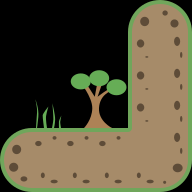

A level layout from a 2D game, rendered from its tile map. Below: a short description, then the map file with tile-grid data replaced by summaries:
An orthogonal 6x6 tile map with 32x32 px tiles, 2 tile layers (ground, deco).

<map version="1.0" orientation="orthogonal" renderorder="left-down" width="6" height="6" tilewidth="32" tileheight="32" nextobjectid="12">
 <tileset firstgid="1" source="tileset.tsx" />
 <layer name="ground" width="6" height="6">
  <data>[36 cells, 20 non-empty, 9 distinct tile ids]</data>
 </layer>
 <layer name="deco" width="6" height="6">
  <data>[36 cells, 5 non-empty, 5 distinct tile ids]</data>
 </layer>
</map>
